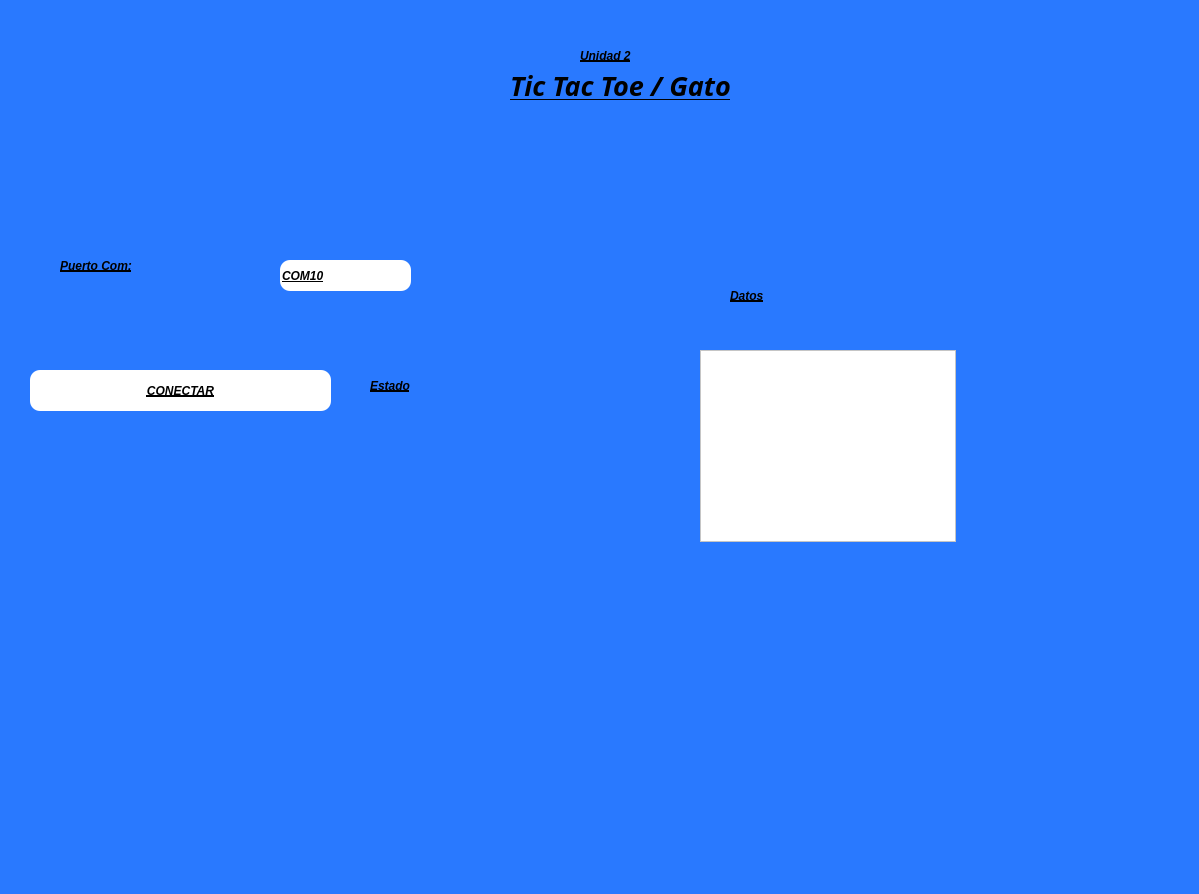
<?xml version="1.0" encoding="UTF-8"?>
<ui version="4.0">
 <class>MainWindow</class>
 <widget class="QMainWindow" name="MainWindow">
  <property name="geometry">
   <rect>
    <x>0</x>
    <y>0</y>
    <width>1199</width>
    <height>894</height>
   </rect>
  </property>
  <property name="font">
   <font>
    <pointsize>1</pointsize>
   </font>
  </property>
  <property name="windowTitle">
   <string>MainWindow</string>
  </property>
  <property name="styleSheet">
   <string notr="true">background-color: #2979FF</string>
  </property>
  <widget class="QWidget" name="centralwidget">
   <widget class="QLabel" name="lbl_imagenUat">
    <property name="geometry">
     <rect>
      <x>60</x>
      <y>0</y>
      <width>331</width>
      <height>121</height>
     </rect>
    </property>
    <property name="styleSheet">
     <string notr="true"/>
    </property>
    <property name="text">
     <string/>
    </property>
    <property name="pixmap">
     <pixmap resource="../../Archivos/Recursos.qrc">:/Logos/Archivos/log_uat_nuevo.png</pixmap>
    </property>
    <property name="scaledContents">
     <bool>true</bool>
    </property>
   </widget>
   <widget class="QLabel" name="lbl_imagenFi">
    <property name="geometry">
     <rect>
      <x>910</x>
      <y>0</y>
      <width>211</width>
      <height>141</height>
     </rect>
    </property>
    <property name="styleSheet">
     <string notr="true"/>
    </property>
    <property name="text">
     <string/>
    </property>
    <property name="pixmap">
     <pixmap resource="../../Archivos/Recursos.qrc">:/Logos/Archivos/FIT_logo_vertical.png</pixmap>
    </property>
    <property name="scaledContents">
     <bool>true</bool>
    </property>
   </widget>
   <widget class="QLabel" name="lbl_titulo">
    <property name="geometry">
     <rect>
      <x>510</x>
      <y>70</y>
      <width>281</width>
      <height>31</height>
     </rect>
    </property>
    <property name="font">
     <font>
      <family>Forte</family>
      <pointsize>20</pointsize>
      <weight>75</weight>
      <italic>true</italic>
      <bold>true</bold>
      <underline>true</underline>
     </font>
    </property>
    <property name="styleSheet">
     <string notr="true">text-decoration: underline;
font: 20pt &quot;Forte&quot;;
color:rgb(0, 0, 0);
border-radius: 10px;
font-weight: bold;
font-style: italic;</string>
    </property>
    <property name="text">
     <string>Tic Tac Toe / Gato</string>
    </property>
   </widget>
   <widget class="QLabel" name="lbl_Unidad2">
    <property name="geometry">
     <rect>
      <x>580</x>
      <y>40</y>
      <width>161</width>
      <height>31</height>
     </rect>
    </property>
    <property name="styleSheet">
     <string notr="true">text-decoration: underline;
font: 20pt &quot;Forte&quot;;
color:rgb(0, 0, 0);
border-radius: 10px;
font-weight: bold;
font-style: italic;</string>
    </property>
    <property name="text">
     <string>Unidad 2</string>
    </property>
   </widget>
   <widget class="QLabel" name="lbl_imagenGatos">
    <property name="geometry">
     <rect>
      <x>840</x>
      <y>650</y>
      <width>311</width>
      <height>171</height>
     </rect>
    </property>
    <property name="styleSheet">
     <string notr="true"/>
    </property>
    <property name="text">
     <string/>
    </property>
    <property name="pixmap">
     <pixmap resource="../../Archivos/Recursos.qrc">:/Logos/Archivos/export202502092301563482.png</pixmap>
    </property>
    <property name="scaledContents">
     <bool>true</bool>
    </property>
   </widget>
   <widget class="QLabel" name="lbl_Unidad2_2">
    <property name="geometry">
     <rect>
      <x>60</x>
      <y>250</y>
      <width>211</width>
      <height>31</height>
     </rect>
    </property>
    <property name="styleSheet">
     <string notr="true">text-decoration: underline;
font: 20pt &quot;Forte&quot;;
color:rgb(0, 0, 0);
border-radius: 10px;
font-weight: bold;
font-style: italic;</string>
    </property>
    <property name="text">
     <string>Puerto Com:</string>
    </property>
   </widget>
   <widget class="QPushButton" name="btn_accion">
    <property name="geometry">
     <rect>
      <x>30</x>
      <y>370</y>
      <width>301</width>
      <height>41</height>
     </rect>
    </property>
    <property name="styleSheet">
     <string notr="true">text-decoration: underline;
font: 20pt &quot;Forte&quot;;
color:rgb(0, 0, 0);
border-radius: 10px;
font-weight: bold;

font-style: italic;

background-color: rgb(255, 255, 255);</string>
    </property>
    <property name="text">
     <string>CONECTAR</string>
    </property>
   </widget>
   <widget class="QLineEdit" name="txt_com">
    <property name="geometry">
     <rect>
      <x>280</x>
      <y>260</y>
      <width>131</width>
      <height>31</height>
     </rect>
    </property>
    <property name="styleSheet">
     <string notr="true">text-decoration: underline;
font: 20pt &quot;Forte&quot;;
color:rgb(0, 0, 0);
border-radius: 10px;
font-weight: bold;
font-style: italic;

background-color: rgb(255, 255, 255);</string>
    </property>
    <property name="text">
     <string>COM10</string>
    </property>
   </widget>
   <widget class="QLabel" name="txt_estado">
    <property name="geometry">
     <rect>
      <x>370</x>
      <y>370</y>
      <width>271</width>
      <height>31</height>
     </rect>
    </property>
    <property name="styleSheet">
     <string notr="true">text-decoration: underline;
font: 20pt &quot;Forte&quot;;
color:rgb(0, 0, 0);
border-radius: 10px;
font-weight: bold;
font-style: italic;</string>
    </property>
    <property name="text">
     <string>Estado</string>
    </property>
   </widget>
   <widget class="QLabel" name="txt_estado_2">
    <property name="geometry">
     <rect>
      <x>730</x>
      <y>280</y>
      <width>271</width>
      <height>31</height>
     </rect>
    </property>
    <property name="styleSheet">
     <string notr="true">text-decoration: underline;
font: 20pt &quot;Forte&quot;;
color:rgb(0, 0, 0);
border-radius: 10px;
font-weight: bold;
font-style: italic;</string>
    </property>
    <property name="text">
     <string>Datos</string>
    </property>
   </widget>
   <widget class="QListWidget" name="lista_datos">
    <property name="geometry">
     <rect>
      <x>700</x>
      <y>350</y>
      <width>256</width>
      <height>192</height>
     </rect>
    </property>
    <property name="styleSheet">
     <string notr="true">background-color: rgb(255, 255, 255);</string>
    </property>
   </widget>
  </widget>
  <widget class="QMenuBar" name="menubar">
   <property name="geometry">
    <rect>
     <x>0</x>
     <y>0</y>
     <width>1199</width>
     <height>26</height>
    </rect>
   </property>
  </widget>
  <widget class="QStatusBar" name="statusbar"/>
 </widget>
 <resources>
  <include location="../../Archivos/Recursos.qrc"/>
 </resources>
 <connections/>
</ui>
